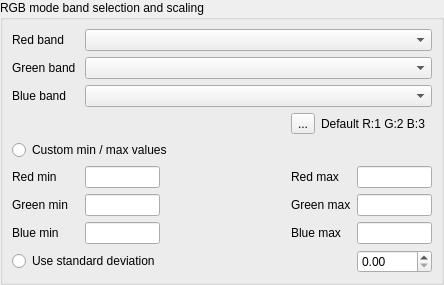
         <widget class="QWidget" name="rgb">
          <layout class="QGridLayout">
           <property name="margin">
            <number>0</number>
           </property>
           <item row="0" column="0">
            <widget class="QGroupBox" name="grpRgbBands">
             <property name="title">
              <string>RGB mode band selection and scaling</string>
             </property>
             <layout class="QGridLayout">
              <item row="0" column="0">
               <widget class="QLabel" name="lblRed">
                <property name="text">
                 <string>Red band</string>
                </property>
                <property name="buddy">
                 <cstring>cboRed</cstring>
                </property>
               </widget>
              </item>
              <item row="0" column="1" colspan="4">
               <widget class="QComboBox" name="cboRed">
                <property name="sizePolicy">
                 <sizepolicy hsizetype="Expanding" vsizetype="Fixed">
                  <horstretch>0</horstretch>
                  <verstretch>0</verstretch>
                 </sizepolicy>
                </property>
                <property name="minimumSize">
                 <size>
                  <width>150</width>
                  <height>0</height>
                 </size>
                </property>
                <property name="baseSize">
                 <size>
                  <width>100</width>
                  <height>0</height>
                 </size>
                </property>
               </widget>
              </item>
              <item row="1" column="0">
               <widget class="QLabel" name="lblGreen">
                <property name="text">
                 <string>Green band</string>
                </property>
                <property name="buddy">
                 <cstring>cboGreen</cstring>
                </property>
               </widget>
              </item>
              <item row="1" column="1" colspan="4">
               <widget class="QComboBox" name="cboGreen">
                <property name="sizePolicy">
                 <sizepolicy hsizetype="Expanding" vsizetype="Fixed">
                  <horstretch>0</horstretch>
                  <verstretch>0</verstretch>
                 </sizepolicy>
                </property>
                <property name="minimumSize">
                 <size>
                  <width>150</width>
                  <height>0</height>
                 </size>
                </property>
                <property name="baseSize">
                 <size>
                  <width>0</width>
                  <height>0</height>
                 </size>
                </property>
               </widget>
              </item>
              <item row="2" column="0">
               <widget class="QLabel" name="lblBlue">
                <property name="text">
                 <string>Blue band</string>
                </property>
                <property name="buddy">
                 <cstring>cboBlue</cstring>
                </property>
               </widget>
              </item>
              <item row="2" column="1" colspan="4">
               <widget class="QComboBox" name="cboBlue">
                <property name="sizePolicy">
                 <sizepolicy hsizetype="Expanding" vsizetype="Fixed">
                  <horstretch>0</horstretch>
                  <verstretch>0</verstretch>
                 </sizepolicy>
                </property>
                <property name="minimumSize">
                 <size>
                  <width>150</width>
                  <height>0</height>
                 </size>
                </property>
                <property name="baseSize">
                 <size>
                  <width>100</width>
                  <height>0</height>
                 </size>
                </property>
               </widget>
              </item>
              <item row="3" column="3" colspan="2">
               <layout class="QHBoxLayout">
                <item>
                 <widget class="QToolButton" name="pbtnMakeBandCombinationDefault">
                  <property name="text">
                   <string>...</string>
                  </property>
                  <property name="icon">
                   <iconset>
                    <normaloff>../../images/themes/default/mActionFileSave.png</normaloff>../../images/themes/default/mActionFileSave.png</iconset>
                  </property>
                 </widget>
                </item>
                <item>
                 <widget class="QLabel" name="labelDefaultBandCombination">
                  <property name="text">
                   <string>Default R:1 G:2 B:3</string>
                  </property>
                 </widget>
                </item>
               </layout>
              </item>
              <item row="4" column="0" colspan="5">
               <widget class="QRadioButton" name="rbtnThreeBandMinMax">
                <property name="text">
                 <string>Custom min / max values</string>
                </property>
               </widget>
              </item>
              <item row="5" column="0">
               <widget class="QLabel" name="lblRedMin">
                <property name="sizePolicy">
                 <sizepolicy hsizetype="MinimumExpanding" vsizetype="Minimum">
                  <horstretch>0</horstretch>
                  <verstretch>0</verstretch>
                 </sizepolicy>
                </property>
                <property name="text">
                 <string>Red min</string>
                </property>
               </widget>
              </item>
              <item row="5" column="1">
               <widget class="QLineEdit" name="leRedMin">
                <property name="sizePolicy">
                 <sizepolicy hsizetype="Expanding" vsizetype="Fixed">
                  <horstretch>0</horstretch>
                  <verstretch>0</verstretch>
                 </sizepolicy>
                </property>
                <property name="maximumSize">
                 <size>
                  <width>75</width>
                  <height>16777215</height>
                 </size>
                </property>
                <property name="baseSize">
                 <size>
                  <width>0</width>
                  <height>0</height>
                 </size>
                </property>
                <property name="maxLength">
                 <number>16</number>
                </property>
               </widget>
              </item>
              <item row="5" column="2">
               <spacer>
                <property name="orientation">
                 <enum>Qt::Horizontal</enum>
                </property>
                <property name="sizeHint" stdset="0">
                 <size>
                  <width>119</width>
                  <height>16</height>
                 </size>
                </property>
               </spacer>
              </item>
              <item row="5" column="3">
               <widget class="QLabel" name="lblRedMax">
                <property name="sizePolicy">
                 <sizepolicy hsizetype="MinimumExpanding" vsizetype="Minimum">
                  <horstretch>0</horstretch>
                  <verstretch>0</verstretch>
                 </sizepolicy>
                </property>
                <property name="text">
                 <string>Red max</string>
                </property>
               </widget>
              </item>
              <item row="5" column="4">
               <widget class="QLineEdit" name="leRedMax">
                <property name="sizePolicy">
                 <sizepolicy hsizetype="Expanding" vsizetype="Fixed">
                  <horstretch>0</horstretch>
                  <verstretch>0</verstretch>
                 </sizepolicy>
                </property>
                <property name="maximumSize">
                 <size>
                  <width>75</width>
                  <height>16777215</height>
                 </size>
                </property>
                <property name="baseSize">
                 <size>
                  <width>0</width>
                  <height>0</height>
                 </size>
                </property>
                <property name="maxLength">
                 <number>16</number>
                </property>
               </widget>
              </item>
              <item row="6" column="0">
               <widget class="QLabel" name="lblGreenMin">
                <property name="sizePolicy">
                 <sizepolicy hsizetype="MinimumExpanding" vsizetype="Minimum">
                  <horstretch>0</horstretch>
                  <verstretch>0</verstretch>
                 </sizepolicy>
                </property>
                <property name="text">
                 <string>Green min</string>
                </property>
               </widget>
              </item>
              <item row="6" column="1">
               <widget class="QLineEdit" name="leGreenMin">
                <property name="sizePolicy">
                 <sizepolicy hsizetype="Expanding" vsizetype="Fixed">
                  <horstretch>0</horstretch>
                  <verstretch>0</verstretch>
                 </sizepolicy>
                </property>
                <property name="maximumSize">
                 <size>
                  <width>75</width>
                  <height>16777215</height>
                 </size>
                </property>
                <property name="baseSize">
                 <size>
                  <width>0</width>
                  <height>0</height>
                 </size>
                </property>
                <property name="maxLength">
                 <number>16</number>
                </property>
               </widget>
              </item>
              <item row="6" column="3">
               <widget class="QLabel" name="lblGreenMax">
                <property name="sizePolicy">
                 <sizepolicy hsizetype="MinimumExpanding" vsizetype="Minimum">
                  <horstretch>0</horstretch>
                  <verstretch>0</verstretch>
                 </sizepolicy>
                </property>
                <property name="text">
                 <string>Green max</string>
                </property>
               </widget>
              </item>
              <item row="6" column="4">
               <widget class="QLineEdit" name="leGreenMax">
                <property name="sizePolicy">
                 <sizepolicy hsizetype="Expanding" vsizetype="Fixed">
                  <horstretch>0</horstretch>
                  <verstretch>0</verstretch>
                 </sizepolicy>
                </property>
                <property name="maximumSize">
                 <size>
                  <width>75</width>
                  <height>16777215</height>
                 </size>
                </property>
                <property name="baseSize">
                 <size>
                  <width>0</width>
                  <height>0</height>
                 </size>
                </property>
                <property name="maxLength">
                 <number>16</number>
                </property>
               </widget>
              </item>
              <item row="7" column="0">
               <widget class="QLabel" name="lblBlueMin">
                <property name="sizePolicy">
                 <sizepolicy hsizetype="MinimumExpanding" vsizetype="Minimum">
                  <horstretch>0</horstretch>
                  <verstretch>0</verstretch>
                 </sizepolicy>
                </property>
                <property name="text">
                 <string>Blue min</string>
                </property>
               </widget>
              </item>
              <item row="7" column="1">
               <widget class="QLineEdit" name="leBlueMin">
                <property name="sizePolicy">
                 <sizepolicy hsizetype="Expanding" vsizetype="Fixed">
                  <horstretch>0</horstretch>
                  <verstretch>0</verstretch>
                 </sizepolicy>
                </property>
                <property name="maximumSize">
                 <size>
                  <width>75</width>
                  <height>16777215</height>
                 </size>
                </property>
                <property name="baseSize">
                 <size>
                  <width>0</width>
                  <height>0</height>
                 </size>
                </property>
                <property name="maxLength">
                 <number>16</number>
                </property>
               </widget>
              </item>
              <item row="7" column="3">
               <widget class="QLabel" name="lblBlueMax">
                <property name="sizePolicy">
                 <sizepolicy hsizetype="MinimumExpanding" vsizetype="Minimum">
                  <horstretch>0</horstretch>
                  <verstretch>0</verstretch>
                 </sizepolicy>
                </property>
                <property name="text">
                 <string>Blue max</string>
                </property>
               </widget>
              </item>
              <item row="7" column="4">
               <widget class="QLineEdit" name="leBlueMax">
                <property name="sizePolicy">
                 <sizepolicy hsizetype="Expanding" vsizetype="Fixed">
                  <horstretch>0</horstretch>
                  <verstretch>0</verstretch>
                 </sizepolicy>
                </property>
                <property name="maximumSize">
                 <size>
                  <width>75</width>
                  <height>16777215</height>
                 </size>
                </property>
                <property name="baseSize">
                 <size>
                  <width>0</width>
                  <height>0</height>
                 </size>
                </property>
                <property name="maxLength">
                 <number>16</number>
                </property>
               </widget>
              </item>
              <item row="8" column="0" colspan="2">
               <widget class="QRadioButton" name="rbtnThreeBandStdDev">
                <property name="text">
                 <string>Use standard deviation</string>
                </property>
               </widget>
              </item>
              <item row="8" column="4">
               <widget class="QDoubleSpinBox" name="sboxThreeBandStdDev">
                <property name="sizePolicy">
                 <sizepolicy hsizetype="Minimum" vsizetype="Fixed">
                  <horstretch>0</horstretch>
                  <verstretch>0</verstretch>
                 </sizepolicy>
                </property>
                <property name="maximum">
                 <double>10.000000000000000</double>
                </property>
                <property name="singleStep">
                 <double>0.100000000000000</double>
                </property>
                <property name="value">
                 <double>0.000000000000000</double>
                </property>
               </widget>
              </item>
             </layout>
            </widget>
           </item>
          </layout>
         </widget>
